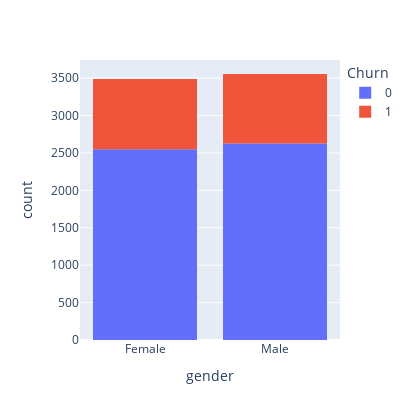

The notebook cell saved with this chart:
### Code cell
fig = px.histogram(data_frame=data, x="gender", color="Churn", width=420, height=420)
fig.show()

### Figure 1 — Plotly figure (JSON) as saved in the notebook; plotly's stock layout.template omitted (floating-point values rounded to 4 significant figures; data arrays with more than 128 entries replaced by an {"elided": "..."} marker saying what was removed)
{"data": [{"alignmentgroup": "True", "bingroup": "x", "hovertemplate": "Churn=0<br>gender=%{x}<br>count=%{y}<extra></extra>", "legendgroup": "0", "marker": {"color": "#636efa", "pattern": {"shape": ""}}, "name": "0", "offsetgroup": "0", "orientation": "v", "showlegend": true, "type": "histogram", "x": {"elided": "5174 str values"}, "xaxis": "x", "yaxis": "y"}, {"alignmentgroup": "True", "bingroup": "x", "hovertemplate": "Churn=1<br>gender=%{x}<br>count=%{y}<extra></extra>", "legendgroup": "1", "marker": {"color": "#EF553B", "pattern": {"shape": ""}}, "name": "1", "offsetgroup": "1", "orientation": "v", "showlegend": true, "type": "histogram", "x": {"elided": "1869 str values"}, "xaxis": "x", "yaxis": "y"}], "layout": {"barmode": "relative", "height": 420, "legend": {"title": {"text": "Churn"}, "tracegroupgap": 0}, "margin": {"t": 60}, "width": 420, "xaxis": {"anchor": "y", "domain": [0, 1], "title": {"text": "gender"}}, "yaxis": {"anchor": "x", "domain": [0, 1], "title": {"text": "count"}}}}
